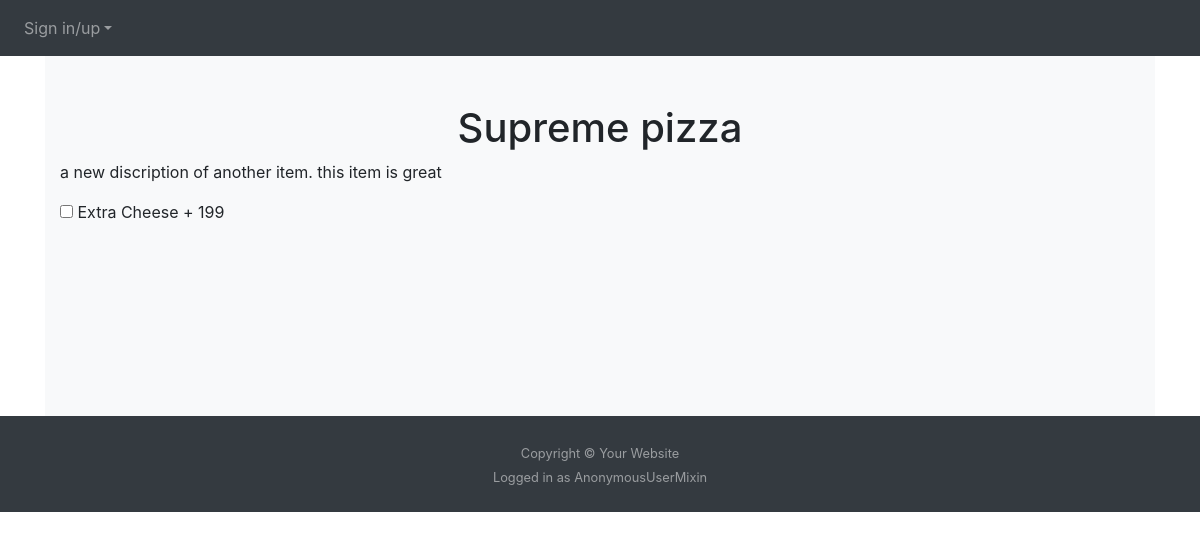
Screenshot of /item/6 with the database file from the repository.
### website/models.py (models this page shows)
class Item(db.Model):
    id = db.Column(db.Integer, primary_key=True)
    name = db.Column(db.String(150))
    price = db.Column(db.Integer)
    description = db.Column(db.String(500))
    category = db.Column(db.Integer) # Helps create different sections of menu and similar items section
    item_image = db.Column(db.String(40))

class Option(db.Model):
    id = db.Column(db.Integer, primary_key=True)
    name = db.Column(db.String(150))
    price = db.Column(db.Integer)
    description = db.Column(db.String(500))
    category = db.Column(db.Integer)

### website/menu.py (the view)
@menu.route('/item/<int:id>', methods=['GET', 'POST'])
def item(id):
  if request.method == 'POST':
    name = request.form.get('name')
    price = request.form.get('price')
    quantity = request.form.get('quantity')
    cart_item = Cart(name=name, price=price, quantity=quantity)
    db.session.add(cart_item)
    db.session.commit()
    flash('Added to cart!', category='success')
    return redirect(url_for('menu.website_menu'))
  else:
    return render_template('item.html', user=current_user, current_item=get_items()[id-1], options=get_options(), rows = getItemsInCart())

### website/getters.py (called while the page is built)
def get_items():
  ids = [id[0] for id in Item.query.with_entities(Item.id).all()]
  test_items = []
  for id in ids:
    item = Item.query.filter_by(id=id).first()
    grabber = {'id': 0, 'name': '', 'price': 0, 'desc': '', 'img': '', 'category': 0, 'options': ''}
    grabber['id'] = item.id
    grabber['name'] = item.name
    grabber['price'] = item.price
    grabber['desc'] = item.description
    grabber['img'] = item.item_image
    grabber['category'] = item.category
    test_items.append(grabber)
  return test_items

def get_options():
    ids = [id[0] for id in Option.query.with_entities(Option.id).all()]
    all_options = []
    for id in ids:
        option = Option.query.filter_by(id=id).first()
        grabber = {'id':0, 'name':'', 'price':0, 'description': '', 'category': 0}
        grabber['id'] = option.id
        grabber['name'] = option.name
        grabber['price'] = option.price
        grabber['description'] = option.description
        grabber['category'] = option.category
        all_options.append(grabber)
    return all_options

def getItemsInCart():
    rows = Cart.query.filter(Cart.id).count()
    return rows

### website/templates/item.html (shortened to what this page needs)
{% extends "base.html" %} {% block title %}Item{% endblock %}
{% block content%}
<div class="album py-5 bg-light">
    <h1 align="center">{{ current_item.name }}</h1>
    <div class="container">
        <p>{{ current_item.desc }}</p>
        <p>
          {% for i in options %}
            {% if i.category == current_item.category %}
              <input type="checkbox" id="options" name="options">
              <label for="options">{{ i.name }} + {{i.price}}</label><br>
            {% endif %}
          {% endfor %}
        </p>
        <form method="POST">
          <div class="form-group">
          </div>
          <div class="form-group">
          </div>
          <div class="form-group">
          </div>
      </form>
    </div>
</div>
{% endblock %}

### website/static/base.css (style rules this page uses)
html, body { height: 100%; }

### rows the page displays
Item: name "Supreme pizza", desc "a new discription of another item. this item is great"
Option: name "Extra Cheese", price "199"

### other values shown
{{ user.__class__.__name__ }} "AnonymousUserMixin"
